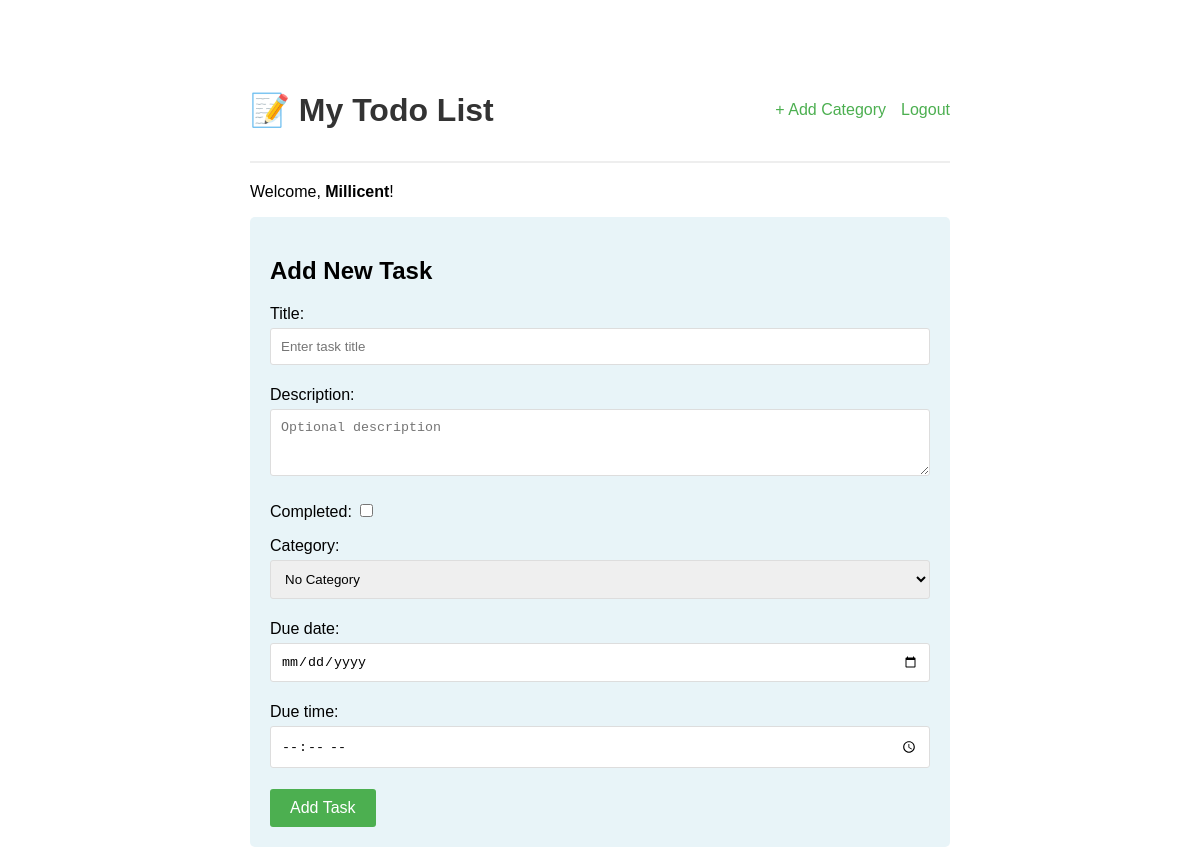
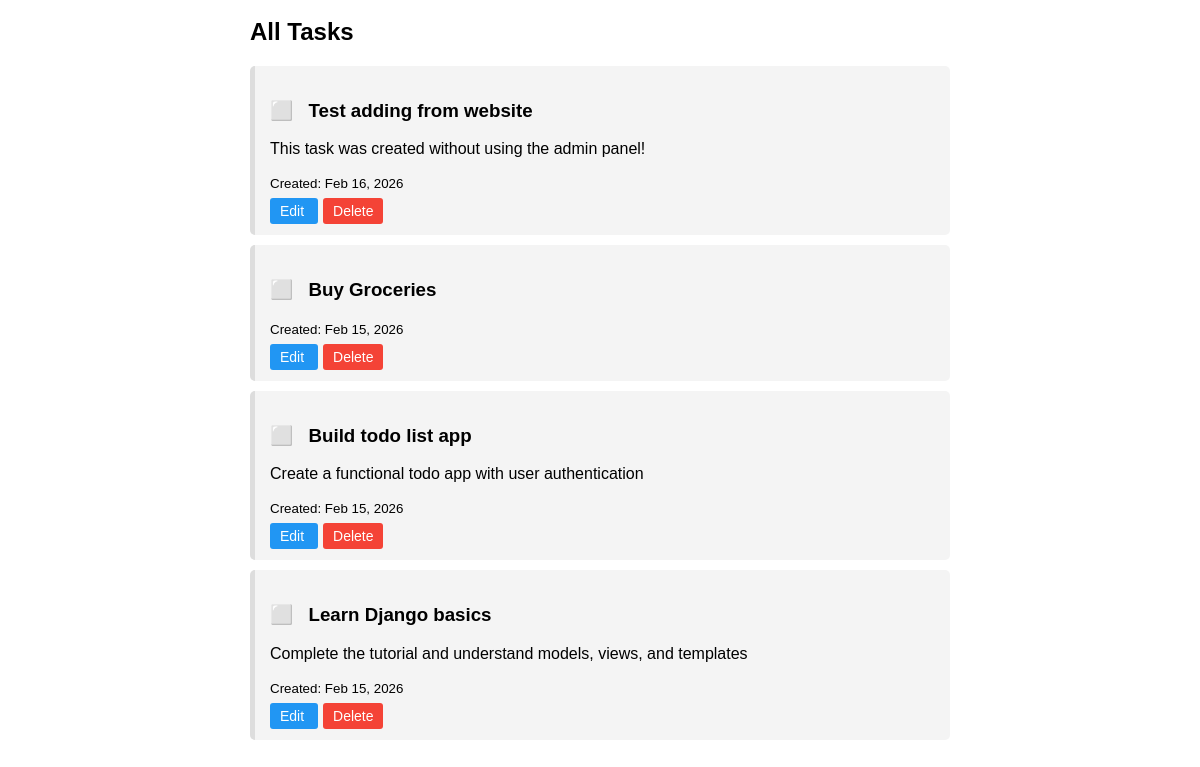
The app's page / (signed in), older data (2 pictures, top to bottom).
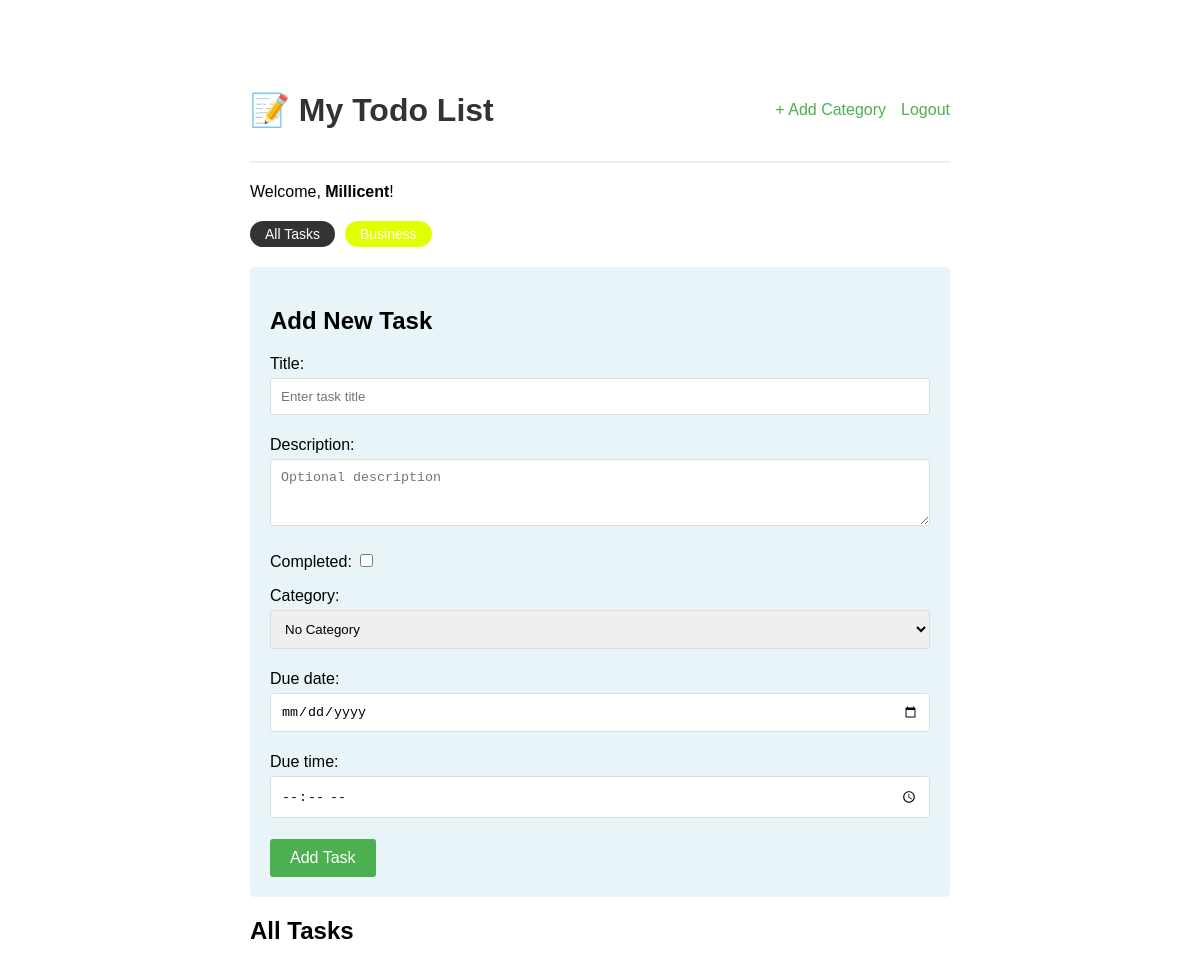
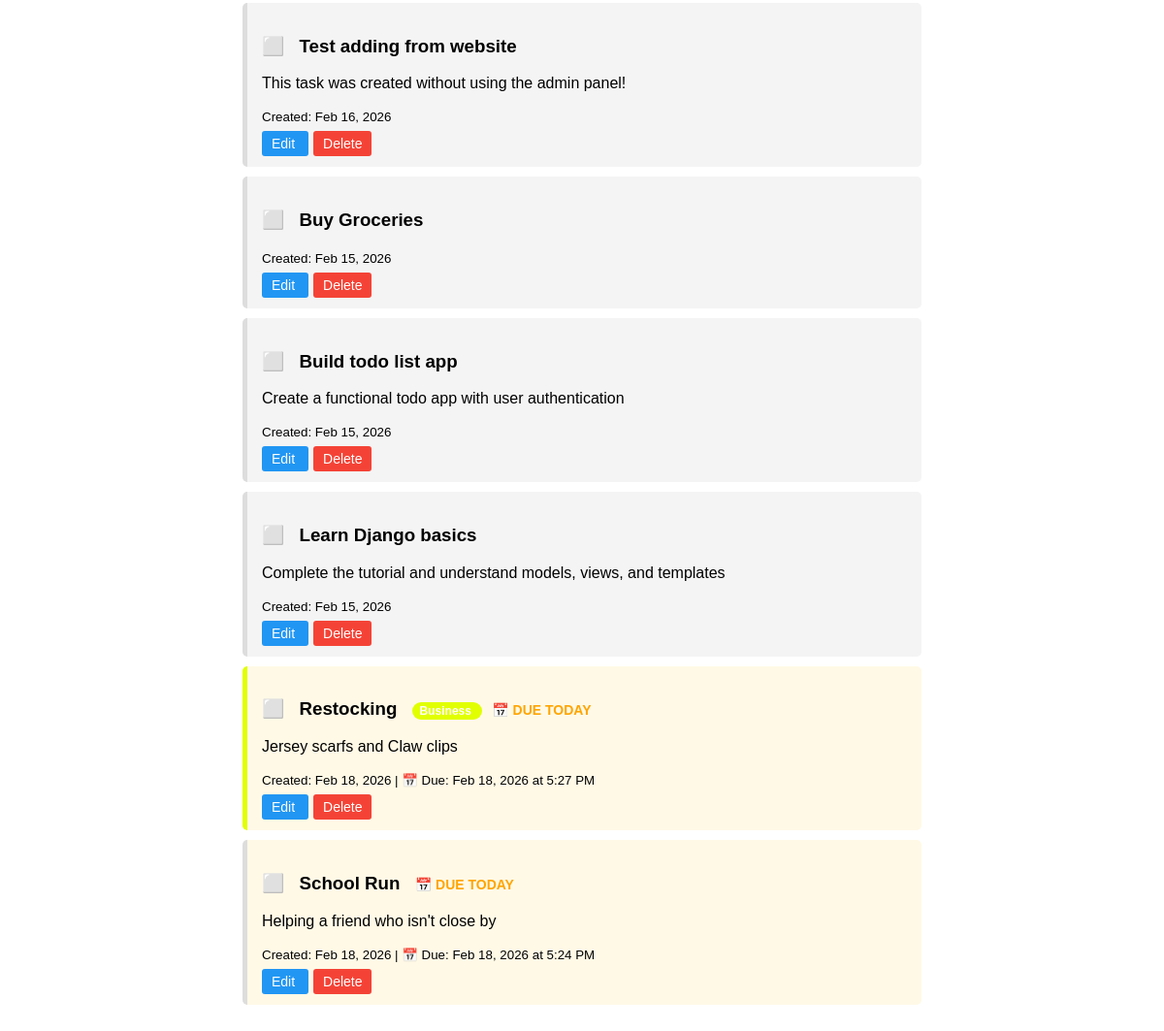
The same page, newer data (2 pictures, top to bottom).
### tasks/models.py (models this page shows, shortened)
class Task(models.Model):
    user = models.ForeignKey(User, on_delete=models.CASCADE)
    title = models.CharField(max_length=200)
    description = models.TextField(blank=True)
    completed = models.BooleanField(default=False)
    created_at = models.DateTimeField(auto_now_add=True)
    category = models.ForeignKey(Category, on_delete=models.SET_NULL, null=True, blank=True)
    due_date = models.DateField(null=True, blank=True)
    due_time = models.TimeField(null=True, blank=True)
    @property
    def is_overdue(self):
        if self.due_date and not self.completed:
            return self.due_date < timezone.now().date()
        return False
    @property
    def is_due_today(self):
        if self.due_date and not self.completed:
            return self.due_date == timezone.now().date()
        return False
    class Meta:
        ordering = ['due_date', '-created_at']

class Category(models.Model):
    user = models.ForeignKey(User, on_delete=models.CASCADE)
    name = models.CharField(max_length=100)
    color = models.CharField(max_length=7, default='#007bff')
    def __str__(self):
        return self.name
    class Meta:
        verbose_name_plural = 'Categories'

### tasks/views.py (the view)
# urls.py: path('', views.task_list, name='task_list'),
@login_required
def task_list(request):
    category_id = request.GET.get('category')
    categories = Category.objects.filter(user=request.user)
    if category_id:
        tasks = Task.objects.filter(user=request.user, category_id=category_id)
        active_category = Category.objects.get(id=category_id)
    else:
        tasks = Task.objects.filter(user=request.user)
        active_category = None
    if request.method == 'POST':
        form = TaskForm(request.user, request.POST)
        if form.is_valid():
            task = form.save(commit=False)
            task.user = request.user
            task.save()
            return redirect('tasks:task_list')
    else:
        form = TaskForm(request.user)
    return render(request, 'tasks/task_list.html', {
        'tasks': tasks,
        'form': form,
        'categories': categories,
        'active_category': active_category,
    })

### tasks/forms.py
class TaskForm(forms.ModelForm):
    class Meta:
        model = Task
        fields = ['title', 'description', 'completed', 'category', 'due_date', 'due_time']
        widgets = {
            'title': forms.TextInput(attrs={'placeholder': 'Enter task title'}),
            'description': forms.Textarea(attrs={'placeholder': 'Optional description', 'rows': 3}),
            'due_date': forms.DateInput(attrs={'type': 'date'}),
            'due_time': forms.TimeInput(attrs={'type': 'time'}),
        }
    def __init__(self, user=None, *args, **kwargs):
        super().__init__(*args, **kwargs)
        if user:
            self.fields['category'].queryset = Category.objects.filter(user=user)
            self.fields['category'].empty_label = "No Category"

### tasks/templates/tasks/task_list.html (shortened to what this page needs)
<!DOCTYPE html>
<html>
<head>
</head>
<body>
    <div class="nav">
        <h1>📝 My Todo List</h1>
        <div class="nav-links">
            <a href="{% url 'tasks:add_category' %}">+ Add Category</a>
            <form method="POST" action="{% url 'logout' %}" style="display: inline; margin: 0;">
                <button type="submit" class="logout-btn">Logout</button>
            </form>
        </div>
    </div>
    <p>Welcome, <strong>{{ user.username }}</strong>!</p>
    {% if categories %}
    <div class="category-filters">
        <a href="{% url 'tasks:task_list' %}"
           style="background: #333;"
           class="category-badge">All Tasks</a>
        {% for category in categories %}
            <a href="?category={{ category.id }}"
               style="background: {{ category.color }};"
               class="category-badge">{{ category.name }}</a>
        {% endfor %}
    </div>
    {% endif %}
    <div class="add-form">
        <h2>Add New Task</h2>
        <form method="POST">
            {{ form.as_p }}
            <button type="submit">Add Task</button>
        </form>
    </div>
    <h2>
        {% if active_category %}
            {{ active_category.name }} Tasks
        {% else %}
            All Tasks
        {% endif %}
    </h2>
    {% if tasks %}
        {% for task in tasks %}
            <div class="task {% if task.completed %}completed{% endif %}"
                 style="border-left-color: {% if task.category %}{{ task.category.color }}{% else %}#ddd{% endif %};
                        {% if task.is_overdue %}background: #ffe6e6;{% elif task.is_due_today %}background: #fff9e6;{% endif %}">
                <h3>
                    <a href="{% url 'tasks:toggle_task' task.id %}" style="text-decoration: none; margin-right: 10px;">
                        {% if task.completed %}✅{% else %}⬜{% endif %}
                    </a>
                    {{ task.title }}
                    {% if task.category %}
                        <span class="category-tag" style="background: {{ task.category.color }};">
                            {{ task.category.name }}
                        </span>
                    {% endif %}
                    {% if task.is_overdue %}
                        <span style="color: red; font-size: 14px; margin-left: 10px;">⚠️ OVERDUE</span>
                    {% elif task.is_due_today %}
                        <span style="color: orange; font-size: 14px; margin-left: 10px;">📅 DUE TODAY</span>
                    {% endif %}
                </h3>
                {% if task.description %}
                    <p>{{ task.description }}</p>
                {% endif %}
                <small>
                    Created: {{ task.created_at|date:"M d, Y" }}
                    {% if task.due_date %}
                        | 📅 Due: {{ task.due_date|date:"M d, Y" }}
                        {% if task.due_time %}
                            at {{ task.due_time|time:"g:i A" }}
                        {% endif %}
                    {% endif %}
                </small>
                <div style="margin-top: 10px;">
                    <a href="{% url 'tasks:edit_task' task.id %}"
                       style="background: #2196F3; color: white; padding: 5px 10px;
                              text-decoration: none; border-radius: 3px; font-size: 14px; margin-right: 5px;">
                        Edit
                    </a>
                    <a href="{% url 'tasks:delete_task' task.id %}"
                       style="background: #f44336; color: white; padding: 5px 10px;
                              text-decoration: none; border-radius: 3px; font-size: 14px;"
                       onclick="return confirm('Are you sure you want to delete this task?')">
                        Delete
                    </a>
                </div>
            </div>
        {% endfor %}
    {% else %}
        <p>No tasks yet! Add one above.</p>
    {% endif %}
</body>
</html>

### tasks/templates/tasks/task_list.html (style rules this page uses)
body { font-family: Arial, sans-serif; max-width: 700px; margin: 50px auto; padding: 20px; }
h1 { color: #333; }
.task { background: #f4f4f4; padding: 15px; margin: 10px 0; border-radius: 5px; border-left: 5px solid #ddd; }
.add-form { background: #e8f4f8; padding: 20px; border-radius: 5px; margin-bottom: 20px; }
input[type="text"], textarea, select, input[type="date"], input[type="time"] { width: 100%; padding: 10px; margin: 5px 0; border: 1px solid #ddd; border-radius: 3px; box-sizing: border-box; }
button { background: #4CAF50; color: white; padding: 10px 20px; border: none; border-radius: 3px; cursor: pointer; font-size: 16px; }
.category-filters { margin: 20px 0; display: flex; flex-wrap: wrap; gap: 10px; }
.category-badge { padding: 5px 15px; border-radius: 20px; color: white; text-decoration: none; font-size: 14px; }
.category-tag { padding: 2px 8px; border-radius: 10px; color: white; font-size: 12px; margin-left: 10px; }
.nav { display: flex; justify-content: space-between; align-items: center; margin-bottom: 20px; padding-bottom: 10px; border-bottom: 2px solid #eee; }
.nav-links { display: flex; align-items: center; gap: 15px; }
.nav-links a { color: #4CAF50; text-decoration: none; }
.logout-btn { background: none; color: #4CAF50; border: none; cursor: pointer; font-size: 16px; padding: 0; text-decoration: none; }

Row changes from the older to the newer data that the page shows:
added Category: name "Business"
added Task: title "Restocking", category.name "Business", completed "📅 DUE TODAY", description "Jersey scarfs and Claw clips", created_at "Feb 18, 2026", due_date "Feb 18, 2026", due_time "5:27 PM"
added Task: title "School Run", completed "📅 DUE TODAY", description "Helping a friend who isn't close by", created_at "Feb 18, 2026", due_date "Feb 18, 2026", due_time "5:24 PM"
Text that changed along with them:
text now shown: "All Tasks"
